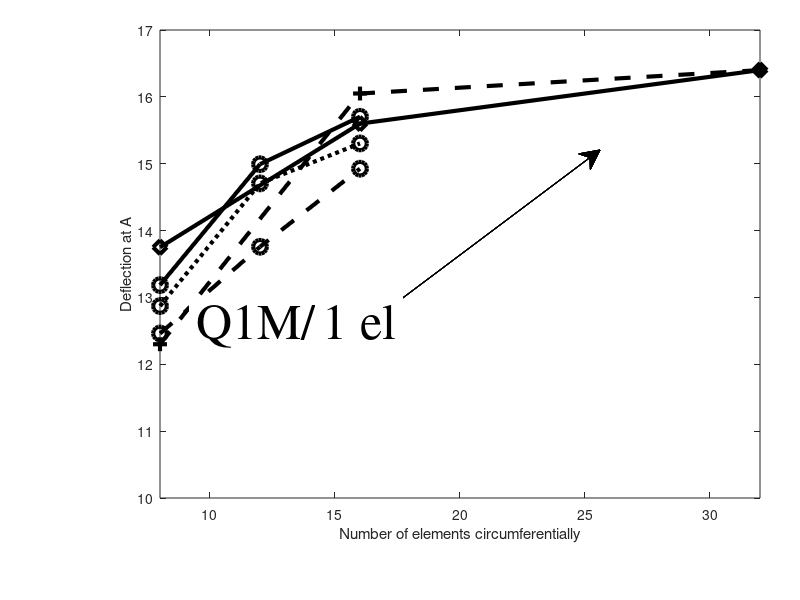

Here is the MATLAB script that generated this plot: (Note: this script raises an error after producing the figure.)
function plot_Cook_3D_strain_abaqus
font='Times';
Legends = {};
Data = {};
Description = {};
convutip=6.932;
convutip=6.9083;% for 128x128 mesh

function s=n2style(d)
switch d
    case 'Q1SP'
        s='kd-';
    case 'Q1M/E12'
        s='k+--';
    case '1 el'
        s='ko--';
    case '2 el'
        s='ko:';
    case '4 el'
        s='ko-';
    otherwise
        s=name_to_style(d);
end
end

Data{end+1}=[
  8  16  32
  -13.75 -15.6 -16.4

];'';Description{end+1} ='Q1SP';
Data{end+1}=[
  8  16  32
  -12.3 -16.05 -16.4

];'';Description{end+1} ='Q1M/E12';


%  eight elements circumferentially
% Data{end+1}=[
%    0        1875        3750        5625        7500
% 0   -2.6113   -6.0320   -9.7988  -13.1284
% ];'';Description{end+1} ='8';
% %  12 elements circumferentially
% Data{end+1}=[
%    0        1875        3750        5625        7500
% 0   -2.7860   -6.6117  -11.0482  -14.9695
% ];'';Description{end+1} ='12';
% 16 elements
% 0   -2.8309   -6.7804  -11.4381  -15.5720
% 20 elements
% 0   -2.8442   -6.8381  -11.5858  -15.8162
% 32 elements
% 0   -2.9282   -7.0939  -12.0450  -16.4135
Data{end+1}=[
  8 12 16 
   -13.1845 -14.9926  -15.7022
];'';Description{end+1} ='4 el';
Data{end+1}=[
 8  12 16 
 -12.8708 -14.7057 -15.3035
];'';Description{end+1} ='2 el';
Data{end+1}=[
  8 12 16 
  -12.4609 -13.7576 -14.9255
];'';Description{end+1}  ='1 el';

figure('Position',[100,100,640,700]);
for j=1:(length(Data))
    data=Data{j};
    n=data(1,:); uz=-data(2,:);
    %     [xestim, beta, c, residual] = richextrapol(se([1,2,3]),h([1,2,3]));
    %         loglog(n,abs((uz-convutip)/convutip),name_to_style(Description{j}),'lineWIDTH', 3, 'markersize',10); hold on;
    plot(n,uz,n2style(Description{j}),'lineWIDTH', 3, 'markersize',10); hold on;
    annotation('textarrow', [0.5,  0.75], [0.5,  0.75], 'string',Description{j},'TextBackground','w','color','k','fontname','times','fontsize',36)
end
%
set(gca,'XLim', [8, 32]);
set(gca,'YLim', [10, 17]);
xlabel ('Number of elements circumferentially')
% ylabel ('Est. True Error of Deflection')
ylabel ('Deflection at A')
% legend(Description,'Location','Southeast')
set(gca,'Position',[0.2 0.17 0.75 0.78]);
options.FontSize=30;
set_pub_defaults(gcf,options);
set(gca,'lineWIDTH', 2)
hold on; grid on; figure (gcf);


%
% figure('Position',[100,100,640,700]);
% for j=1:(length(Data))
%     data=Data{j};
%     n=44./data(1,:); uz=data(2,:);
%     %     [xestim, beta, c, residual] = richextrapol(se([1,2,3]),h([1,2,3]));
%             loglog(n,abs((uz-convutip)/convutip),n2style(Description{j}),'lineWIDTH', 3, 'markersize',10); hold on;
%             %     plot(n,uz,name_to_style(Description{j}),'lineWIDTH', 3, 'markersize',10); hold on;
%     annotation('textarrow', [0.5,  0.75], [0.5,  0.75], 'string',Description{j},'TextBackground','w','color','k','fontname','times','fontsize',36)
% end
%
% % set(gca,'XLim', [100, 1000]);
% % set(gca,'YLim', [0.001, 1.0]);
% xlabel ('Number of elements per side')
% ylabel ('Est. True Error of Deflection')
% % ylabel ('Deflection')
% % legend(Description,'Location','Southeast')
% set(gca,'Position',[0.2 0.17 0.75 0.78]);
% options.FontSize=30;
% set_pub_defaults(gcf,options);
% set_decades_on_axis (gca)
% hold on; grid on; figure (gcf);
% % title( ['Fiber reinforced cantilever, iso'])
% % saveas(gcf,[mfilename '.png']);
% % saveas(gcf,[mfilename '.fig']);
% %  saveas(gcf,[mfilename '.eps']);
% %  close  allend
% end

end